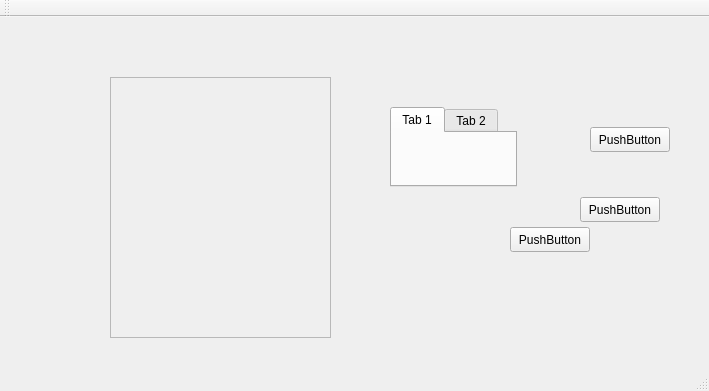
<?xml version="1.0" encoding="UTF-8"?>
<ui version="4.0">
 <class>MainWindow</class>
 <widget class="QMainWindow" name="MainWindow">
  <property name="geometry">
   <rect>
    <x>0</x>
    <y>0</y>
    <width>709</width>
    <height>391</height>
   </rect>
  </property>
  <property name="windowTitle">
   <string>MainWindow</string>
  </property>
  <widget class="QWidget" name="centralWidget">
   <widget class="QPushButton" name="pushButton">
    <property name="geometry">
     <rect>
      <x>510</x>
      <y>210</y>
      <width>80</width>
      <height>25</height>
     </rect>
    </property>
    <property name="text">
     <string>PushButton</string>
    </property>
   </widget>
   <widget class="QPushButton" name="pushButton_2">
    <property name="geometry">
     <rect>
      <x>590</x>
      <y>110</y>
      <width>80</width>
      <height>25</height>
     </rect>
    </property>
    <property name="text">
     <string>PushButton</string>
    </property>
   </widget>
   <widget class="QPushButton" name="pushButton_3">
    <property name="geometry">
     <rect>
      <x>580</x>
      <y>180</y>
      <width>80</width>
      <height>25</height>
     </rect>
    </property>
    <property name="text">
     <string>PushButton</string>
    </property>
   </widget>
   <widget class="QScrollArea" name="scrollArea">
    <property name="geometry">
     <rect>
      <x>110</x>
      <y>60</y>
      <width>221</width>
      <height>261</height>
     </rect>
    </property>
    <property name="widgetResizable">
     <bool>true</bool>
    </property>
    <widget class="QWidget" name="scrollAreaWidgetContents">
     <property name="geometry">
      <rect>
       <x>0</x>
       <y>0</y>
       <width>219</width>
       <height>259</height>
      </rect>
     </property>
    </widget>
   </widget>
   <widget class="QTabWidget" name="tabWidget">
    <property name="geometry">
     <rect>
      <x>390</x>
      <y>90</y>
      <width>127</width>
      <height>80</height>
     </rect>
    </property>
    <property name="currentIndex">
     <number>0</number>
    </property>
    <widget class="QWidget" name="tab">
     <attribute name="title">
      <string>Tab 1</string>
     </attribute>
    </widget>
    <widget class="QWidget" name="tab_2">
     <attribute name="title">
      <string>Tab 2</string>
     </attribute>
    </widget>
   </widget>
  </widget>
  <widget class="QMenuBar" name="menuBar">
   <property name="geometry">
    <rect>
     <x>0</x>
     <y>0</y>
     <width>709</width>
     <height>22</height>
    </rect>
   </property>
  </widget>
  <widget class="QToolBar" name="mainToolBar">
   <attribute name="toolBarArea">
    <enum>TopToolBarArea</enum>
   </attribute>
   <attribute name="toolBarBreak">
    <bool>false</bool>
   </attribute>
  </widget>
  <widget class="QStatusBar" name="statusBar"/>
 </widget>
 <layoutdefault spacing="6" margin="11"/>
 <resources/>
 <connections/>
</ui>
